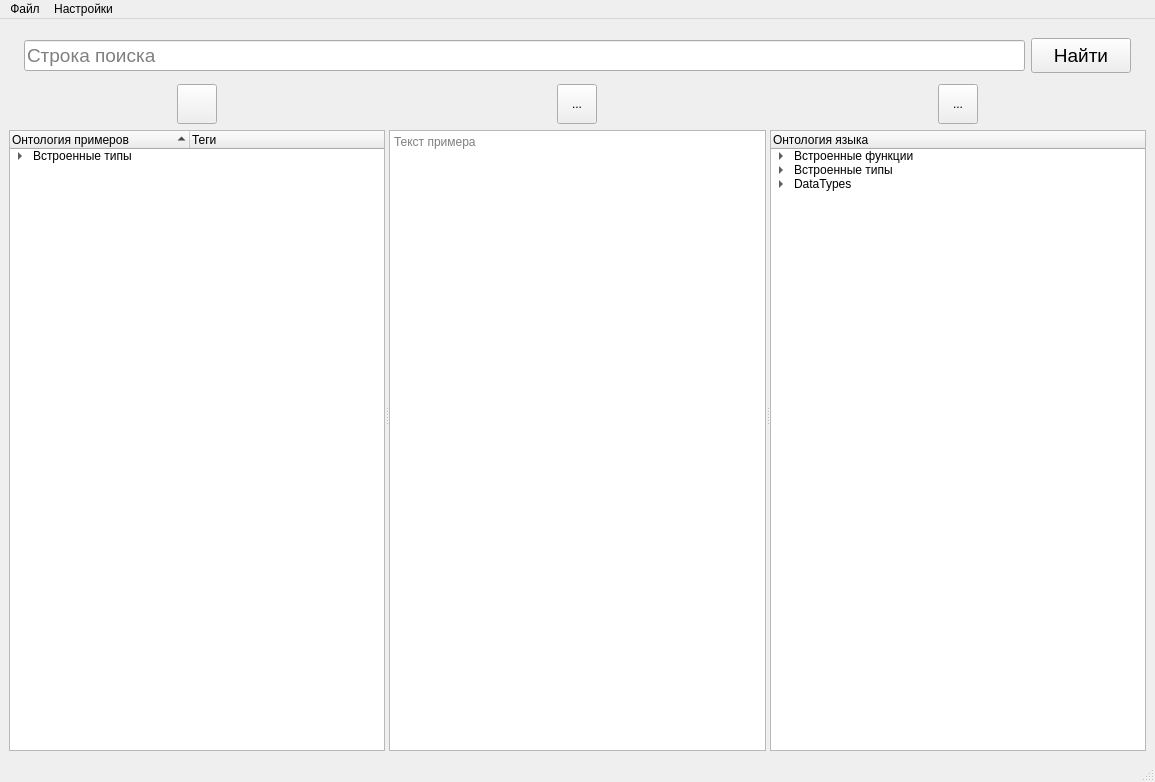
<?xml version="1.0" encoding="UTF-8"?>
<ui version="4.0">
 <class>MainWindow</class>
 <widget class="QMainWindow" name="MainWindow">
  <property name="geometry">
   <rect>
    <x>0</x>
    <y>0</y>
    <width>1155</width>
    <height>782</height>
   </rect>
  </property>
  <property name="windowTitle">
   <string>TestQt</string>
  </property>
  <property name="windowIcon">
   <iconset resource="IconEdit.qrc">
    <normaloff>:/Ic/edit_ico.ico</normaloff>:/Ic/edit_ico.ico</iconset>
  </property>
  <widget class="QWidget" name="centralwidget">
   <layout class="QVBoxLayout" name="verticalLayout_2">
    <item>
     <layout class="QHBoxLayout" name="horizontalLayout_33113">
      <property name="leftMargin">
       <number>15</number>
      </property>
      <property name="topMargin">
       <number>10</number>
      </property>
      <property name="rightMargin">
       <number>15</number>
      </property>
      <item alignment="Qt::AlignVCenter">
       <widget class="QLineEdit" name="Line_Find">
        <property name="sizePolicy">
         <sizepolicy hsizetype="Minimum" vsizetype="Minimum">
          <horstretch>0</horstretch>
          <verstretch>0</verstretch>
         </sizepolicy>
        </property>
        <property name="font">
         <font>
          <family>Segoe UI</family>
          <pointsize>14</pointsize>
         </font>
        </property>
        <property name="placeholderText">
         <string>Строка поиска</string>
        </property>
       </widget>
      </item>
      <item>
       <widget class="QPushButton" name="BFind">
        <property name="sizePolicy">
         <sizepolicy hsizetype="Maximum" vsizetype="Minimum">
          <horstretch>0</horstretch>
          <verstretch>0</verstretch>
         </sizepolicy>
        </property>
        <property name="minimumSize">
         <size>
          <width>100</width>
          <height>35</height>
         </size>
        </property>
        <property name="font">
         <font>
          <family>Segoe UI</family>
          <pointsize>14</pointsize>
          <weight>50</weight>
          <bold>false</bold>
         </font>
        </property>
        <property name="text">
         <string>Найти</string>
        </property>
       </widget>
      </item>
     </layout>
    </item>
    <item>
     <widget class="QSplitter" name="splitter">
      <property name="enabled">
       <bool>true</bool>
      </property>
      <property name="sizePolicy">
       <sizepolicy hsizetype="Expanding" vsizetype="MinimumExpanding">
        <horstretch>0</horstretch>
        <verstretch>0</verstretch>
       </sizepolicy>
      </property>
      <property name="orientation">
       <enum>Qt::Horizontal</enum>
      </property>
      <widget class="QWidget" name="layoutWidget">
       <layout class="QVBoxLayout" name="verticalLayout">
        <property name="topMargin">
         <number>5</number>
        </property>
        <item alignment="Qt::AlignHCenter">
         <widget class="QToolButton" name="B_edit">
          <property name="sizePolicy">
           <sizepolicy hsizetype="Fixed" vsizetype="Fixed">
            <horstretch>0</horstretch>
            <verstretch>0</verstretch>
           </sizepolicy>
          </property>
          <property name="minimumSize">
           <size>
            <width>40</width>
            <height>40</height>
           </size>
          </property>
          <property name="text">
           <string/>
          </property>
          <property name="icon">
           <iconset>
            <normalon>:/Ic/edit_ico.ico</normalon>
           </iconset>
          </property>
         </widget>
        </item>
        <item>
         <widget class="QTreeWidget" name="Tree_Examples">
          <property name="sizePolicy">
           <sizepolicy hsizetype="Expanding" vsizetype="Expanding">
            <horstretch>0</horstretch>
            <verstretch>0</verstretch>
           </sizepolicy>
          </property>
          <property name="sortingEnabled">
           <bool>true</bool>
          </property>
          <property name="animated">
           <bool>false</bool>
          </property>
          <property name="wordWrap">
           <bool>false</bool>
          </property>
          <attribute name="headerCascadingSectionResizes">
           <bool>false</bool>
          </attribute>
          <attribute name="headerDefaultSectionSize">
           <number>180</number>
          </attribute>
          <attribute name="headerHighlightSections">
           <bool>false</bool>
          </attribute>
          <attribute name="headerMinimumSectionSize">
           <number>40</number>
          </attribute>
          <attribute name="headerShowSortIndicator" stdset="0">
           <bool>true</bool>
          </attribute>
          <column>
           <property name="text">
            <string>Онтология примеров</string>
           </property>
          </column>
          <column>
           <property name="text">
            <string>Теги</string>
           </property>
          </column>
          <item>
           <property name="text">
            <string>Встроенные типы</string>
           </property>
           <item>
            <property name="text">
             <string>Численные типы</string>
            </property>
            <item>
             <property name="text">
              <string>int</string>
             </property>
            </item>
            <item>
             <property name="text">
              <string>float</string>
             </property>
            </item>
            <item>
             <property name="text">
              <string>complex</string>
             </property>
            </item>
           </item>
          </item>
         </widget>
        </item>
       </layout>
      </widget>
      <widget class="QWidget" name="layoutWidget">
       <layout class="QVBoxLayout" name="verticalLayout_5">
        <property name="topMargin">
         <number>5</number>
        </property>
        <item alignment="Qt::AlignHCenter">
         <widget class="QToolButton" name="toolButton">
          <property name="minimumSize">
           <size>
            <width>40</width>
            <height>40</height>
           </size>
          </property>
          <property name="text">
           <string>...</string>
          </property>
         </widget>
        </item>
        <item>
         <widget class="QTextBrowser" name="textBrowser">
          <property name="placeholderText">
           <string>Текст примера</string>
          </property>
         </widget>
        </item>
       </layout>
      </widget>
      <widget class="QWidget" name="layoutWidget">
       <layout class="QVBoxLayout" name="verticalLayout_3">
        <property name="topMargin">
         <number>5</number>
        </property>
        <item alignment="Qt::AlignHCenter">
         <widget class="QToolButton" name="toolButton_3">
          <property name="minimumSize">
           <size>
            <width>40</width>
            <height>40</height>
           </size>
          </property>
          <property name="text">
           <string>...</string>
          </property>
         </widget>
        </item>
        <item>
         <widget class="QTreeWidget" name="Tree_Language">
          <property name="enabled">
           <bool>true</bool>
          </property>
          <property name="rootIsDecorated">
           <bool>true</bool>
          </property>
          <property name="uniformRowHeights">
           <bool>false</bool>
          </property>
          <property name="itemsExpandable">
           <bool>true</bool>
          </property>
          <property name="headerHidden">
           <bool>false</bool>
          </property>
          <column>
           <property name="text">
            <string notr="true">Онтология языка</string>
           </property>
          </column>
          <item>
           <property name="text">
            <string>Встроенные функции</string>
           </property>
           <item>
            <property name="text">
             <string>abs()</string>
            </property>
           </item>
          </item>
          <item>
           <property name="text">
            <string>Встроенные типы</string>
           </property>
           <item>
            <property name="text">
             <string>Булевы операторы</string>
            </property>
            <item>
             <property name="text">
              <string>and</string>
             </property>
            </item>
            <item>
             <property name="text">
              <string>or</string>
             </property>
            </item>
            <item>
             <property name="text">
              <string>not</string>
             </property>
            </item>
           </item>
           <item>
            <property name="text">
             <string>Численные типы</string>
            </property>
            <item>
             <property name="text">
              <string>int</string>
             </property>
            </item>
            <item>
             <property name="text">
              <string>float</string>
             </property>
            </item>
            <item>
             <property name="text">
              <string>complex</string>
             </property>
            </item>
           </item>
           <item>
            <property name="text">
             <string>Типы последовательностей</string>
            </property>
            <item>
             <property name="text">
              <string>list</string>
             </property>
            </item>
            <item>
             <property name="text">
              <string>tuple</string>
             </property>
            </item>
            <item>
             <property name="text">
              <string>range</string>
             </property>
            </item>
           </item>
          </item>
          <item>
           <property name="text">
            <string>DataTypes</string>
           </property>
           <item>
            <property name="text">
             <string>datetime</string>
            </property>
           </item>
          </item>
         </widget>
        </item>
       </layout>
      </widget>
     </widget>
    </item>
   </layout>
  </widget>
  <widget class="QMenuBar" name="menubar">
   <property name="geometry">
    <rect>
     <x>0</x>
     <y>0</y>
     <width>1155</width>
     <height>21</height>
    </rect>
   </property>
   <widget class="QMenu" name="menudd">
    <property name="title">
     <string>Файл</string>
    </property>
    <addaction name="actionOpen"/>
    <addaction name="actionOpen_Right"/>
   </widget>
   <widget class="QMenu" name="menuSettings">
    <property name="title">
     <string>Настройки</string>
    </property>
    <addaction name="actionSet1"/>
   </widget>
   <addaction name="menudd"/>
   <addaction name="menuSettings"/>
  </widget>
  <widget class="QStatusBar" name="statusbar"/>
  <action name="actionOpen">
   <property name="text">
    <string>Open Left</string>
   </property>
  </action>
  <action name="actionOpen_Right">
   <property name="text">
    <string>Open Right</string>
   </property>
  </action>
  <action name="actionSet1">
   <property name="text">
    <string>Set1</string>
   </property>
  </action>
 </widget>
 <resources>
  <include location="IconEdit.qrc"/>
 </resources>
 <connections/>
</ui>
